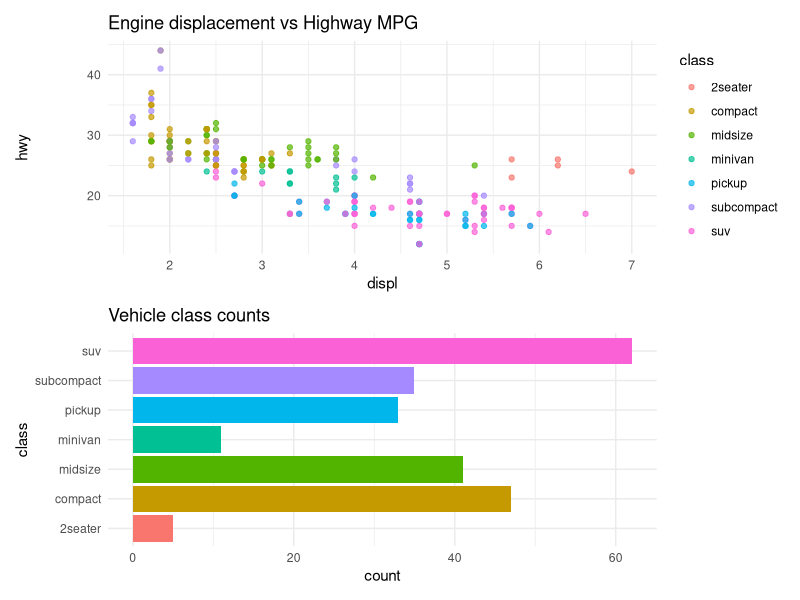

Reproduce this figure in R.
## ---- chunk 1
knitr::opts_chunk$set(
  echo    = TRUE,
  message = FALSE,
  warning = FALSE,
  fig.width  = 8,
  fig.height = 5
)

library(tidyverse)
library(patchwork)
library(fs)
library(knitr)
## ---- chunk 2
pkgs <- c("tidyverse", "dplyr", "fs", "knitr", "patchwork",
          "rmarkdown", "quarto", "here", "glue", "janitor")

pkg_status <- tibble(
  Package   = pkgs,
  Installed = pkgs %in% rownames(installed.packages()),
  Version   = map_chr(pkgs, ~ tryCatch(
    as.character(packageVersion(.x)), error = \(e) "not found"
  ))
)

kable(pkg_status, caption = "Package Status")
## ---- chunk 3
mtcars |>
  as_tibble(rownames = "car") |>
  select(car, mpg, cyl, hp, wt) |>
  group_by(cyl) |>
  summarise(
    n        = n(),
    mean_mpg = mean(mpg) |> round(1),
    mean_hp  = mean(hp)  |> round(1)
  ) |>
  kable(caption = "mtcars summary by cylinder count")
## ---- chunk 4
p1 <- ggplot(mpg, aes(displ, hwy, colour = class)) +
  geom_point(alpha = 0.7) +
  labs(title = "Engine displacement vs Highway MPG") +
  theme_minimal()

p2 <- ggplot(mpg, aes(class, fill = class)) +
  geom_bar(show.legend = FALSE) +
  coord_flip() +
  labs(title = "Vehicle class counts") +
  theme_minimal()

p1 / p2   # patchwork stacks plots vertically
## ---- chunk 5
# List files in current project directory
dir_info(".") |>
  select(path, type, size) |>
  filter(type == "file") |>
  arrange(path) |>
  kable(caption = "Project files")
